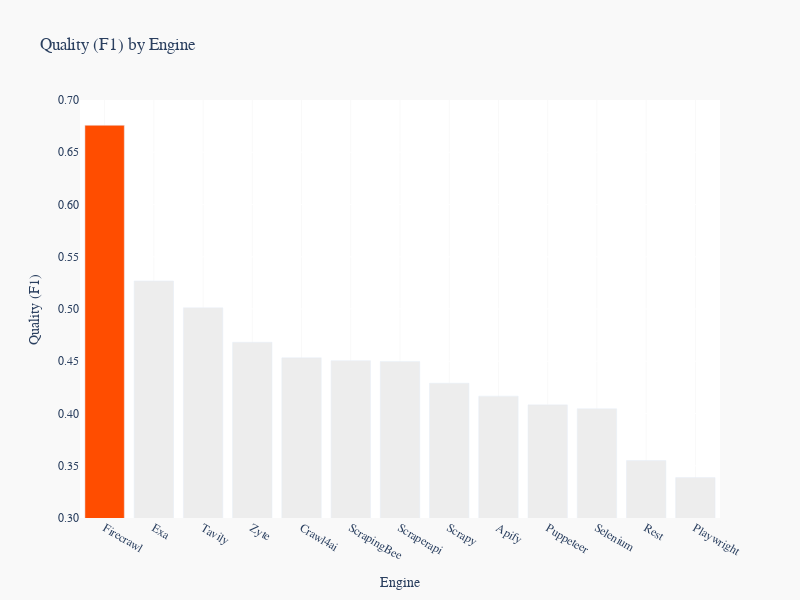

The notebook cell this image was saved under:
### Code cell
# Quality (F1) Bar Chart (vertical, best on the left)
df_sorted_f1 = df.sort_values("avg_f1", ascending=False)
color_map_f1 = {engine: "#FF4D00" if engine == "Firecrawl" else "#EDEDED" for engine in df_sorted_f1["engine_name"]}

fig_f1 = px.bar(
    df_sorted_f1,
    x="engine_name",
    y="avg_f1",
    color="engine_name",
    color_discrete_map=color_map_f1,
    title="Quality (F1) by Engine",
)

fig_f1.update_layout(
    xaxis_title="Engine",
    yaxis_title="Quality (F1)",
    showlegend=False,
    width=800,
    height=600,
    plot_bgcolor="#FFFFFF",
    paper_bgcolor="#F9F9F9",
    yaxis_range=[0.3, 0.7],
    xaxis=dict(
        gridcolor="#F9F9F9",
        tickfont=dict(family="'Geist Mono', 'SF Mono', 'Monaco', 'Inconsolata', 'Roboto Mono', monospace"),
        categoryorder="array",
        categoryarray=df_sorted_f1["engine_name"].tolist(),
    ),
    yaxis=dict(tickfont=dict(family="'Geist Mono', 'SF Mono', 'Monaco', 'Inconsolata', 'Roboto Mono', monospace"), tickformat=".2f"),
    font=dict(family="'Geist Mono', 'SF Mono', 'Monaco', 'Inconsolata', 'Roboto Mono', monospace", size=12),
)

fig_f1.show()

### Figure 1 — Plotly figure (JSON) as saved in the notebook; plotly's stock layout.template omitted (floating-point values rounded to 4 significant figures)
{"data": [{"hovertemplate": "engine_name=%{x}<br>avg_f1=%{y}<extra></extra>", "legendgroup": "Firecrawl", "marker": {"color": "#FF4D00", "pattern": {"shape": ""}}, "name": "Firecrawl", "orientation": "v", "showlegend": true, "textposition": "auto", "type": "bar", "x": ["Firecrawl"], "xaxis": "x", "y": [0.6758], "yaxis": "y"}, {"hovertemplate": "engine_name=%{x}<br>avg_f1=%{y}<extra></extra>", "legendgroup": "Exa", "marker": {"color": "#EDEDED", "pattern": {"shape": ""}}, "name": "Exa", "orientation": "v", "showlegend": true, "textposition": "auto", "type": "bar", "x": ["Exa"], "xaxis": "x", "y": [0.5268], "yaxis": "y"}, {"hovertemplate": "engine_name=%{x}<br>avg_f1=%{y}<extra></extra>", "legendgroup": "Tavily", "marker": {"color": "#EDEDED", "pattern": {"shape": ""}}, "name": "Tavily", "orientation": "v", "showlegend": true, "textposition": "auto", "type": "bar", "x": ["Tavily"], "xaxis": "x", "y": [0.5011], "yaxis": "y"}, {"hovertemplate": "engine_name=%{x}<br>avg_f1=%{y}<extra></extra>", "legendgroup": "Zyte", "marker": {"color": "#EDEDED", "pattern": {"shape": ""}}, "name": "Zyte", "orientation": "v", "showlegend": true, "textposition": "auto", "type": "bar", "x": ["Zyte"], "xaxis": "x", "y": [0.4682], "yaxis": "y"}, {"hovertemplate": "engine_name=%{x}<br>avg_f1=%{y}<extra></extra>", "legendgroup": "Crawl4ai", "marker": {"color": "#EDEDED", "pattern": {"shape": ""}}, "name": "Crawl4ai", "orientation": "v", "showlegend": true, "textposition": "auto", "type": "bar", "x": ["Crawl4ai"], "xaxis": "x", "y": [0.4533], "yaxis": "y"}, {"hovertemplate": "engine_name=%{x}<br>avg_f1=%{y}<extra></extra>", "legendgroup": "ScrapingBee", "marker": {"color": "#EDEDED", "pattern": {"shape": ""}}, "name": "ScrapingBee", "orientation": "v", "showlegend": true, "textposition": "auto", "type": "bar", "x": ["ScrapingBee"], "xaxis": "x", "y": [0.4505], "yaxis": "y"}, {"hovertemplate": "engine_name=%{x}<br>avg_f1=%{y}<extra></extra>", "legendgroup": "Scraperapi", "marker": {"color": "#EDEDED", "pattern": {"shape": ""}}, "name": "Scraperapi", "orientation": "v", "showlegend": true, "textposition": "auto", "type": "bar", "x": ["Scraperapi"], "xaxis": "x", "y": [0.4498], "yaxis": "y"}, {"hovertemplate": "engine_name=%{x}<br>avg_f1=%{y}<extra></extra>", "legendgroup": "Scrapy", "marker": {"color": "#EDEDED", "pattern": {"shape": ""}}, "name": "Scrapy", "orientation": "v", "showlegend": true, "textposition": "auto", "type": "bar", "x": ["Scrapy"], "xaxis": "x", "y": [0.429], "yaxis": "y"}, {"hovertemplate": "engine_name=%{x}<br>avg_f1=%{y}<extra></extra>", "legendgroup": "Apify", "marker": {"color": "#EDEDED", "pattern": {"shape": ""}}, "name": "Apify", "orientation": "v", "showlegend": true, "textposition": "auto", "type": "bar", "x": ["Apify"], "xaxis": "x", "y": [0.4166], "yaxis": "y"}, {"hovertemplate": "engine_name=%{x}<br>avg_f1=%{y}<extra></extra>", "legendgroup": "Puppeteer", "marker": {"color": "#EDEDED", "pattern": {"shape": ""}}, "name": "Puppeteer", "orientation": "v", "showlegend": true, "textposition": "auto", "type": "bar", "x": ["Puppeteer"], "xaxis": "x", "y": [0.4083], "yaxis": "y"}, {"hovertemplate": "engine_name=%{x}<br>avg_f1=%{y}<extra></extra>", "legendgroup": "Selenium", "marker": {"color": "#EDEDED", "pattern": {"shape": ""}}, "name": "Selenium", "orientation": "v", "showlegend": true, "textposition": "auto", "type": "bar", "x": ["Selenium"], "xaxis": "x", "y": [0.4046], "yaxis": "y"}, {"hovertemplate": "engine_name=%{x}<br>avg_f1=%{y}<extra></extra>", "legendgroup": "Rest", "marker": {"color": "#EDEDED", "pattern": {"shape": ""}}, "name": "Rest", "orientation": "v", "showlegend": true, "textposition": "auto", "type": "bar", "x": ["Rest"], "xaxis": "x", "y": [0.355], "yaxis": "y"}, {"hovertemplate": "engine_name=%{x}<br>avg_f1=%{y}<extra></extra>", "legendgroup": "Playwright", "marker": {"color": "#EDEDED", "pattern": {"shape": ""}}, "name": "Playwright", "orientation": "v", "showlegend": true, "textposition": "auto", "type": "bar", "x": ["Playwright"], "xaxis": "x", "y": [0.3387], "yaxis": "y"}], "layout": {"barmode": "relative", "font": {"family": "'Geist Mono', 'SF Mono', 'Monaco', 'Inconsolata', 'Roboto Mono', monospace", "size": 12}, "height": 600, "legend": {"title": {"text": "engine_name"}, "tracegroupgap": 0}, "paper_bgcolor": "#F9F9F9", "plot_bgcolor": "#FFFFFF", "showlegend": false, "title": {"text": "Quality (F1) by Engine"}, "width": 800, "xaxis": {"anchor": "y", "categoryarray": ["Firecrawl", "Exa", "Tavily", "Zyte", "Crawl4ai", "ScrapingBee", "Scraperapi", "Scrapy", "Apify", "Puppeteer", "Selenium", "Rest", "Playwright"], "categoryorder": "array", "domain": [0, 1], "gridcolor": "#F9F9F9", "tickfont": {"family": "'Geist Mono', 'SF Mono', 'Monaco', 'Inconsolata', 'Roboto Mono', monospace"}, "title": {"text": "Engine"}}, "yaxis": {"anchor": "x", "domain": [0, 1], "range": [0.3, 0.7], "tickfont": {"family": "'Geist Mono', 'SF Mono', 'Monaco', 'Inconsolata', 'Roboto Mono', monospace"}, "tickformat": ".2f", "title": {"text": "Quality (F1)"}}}}
